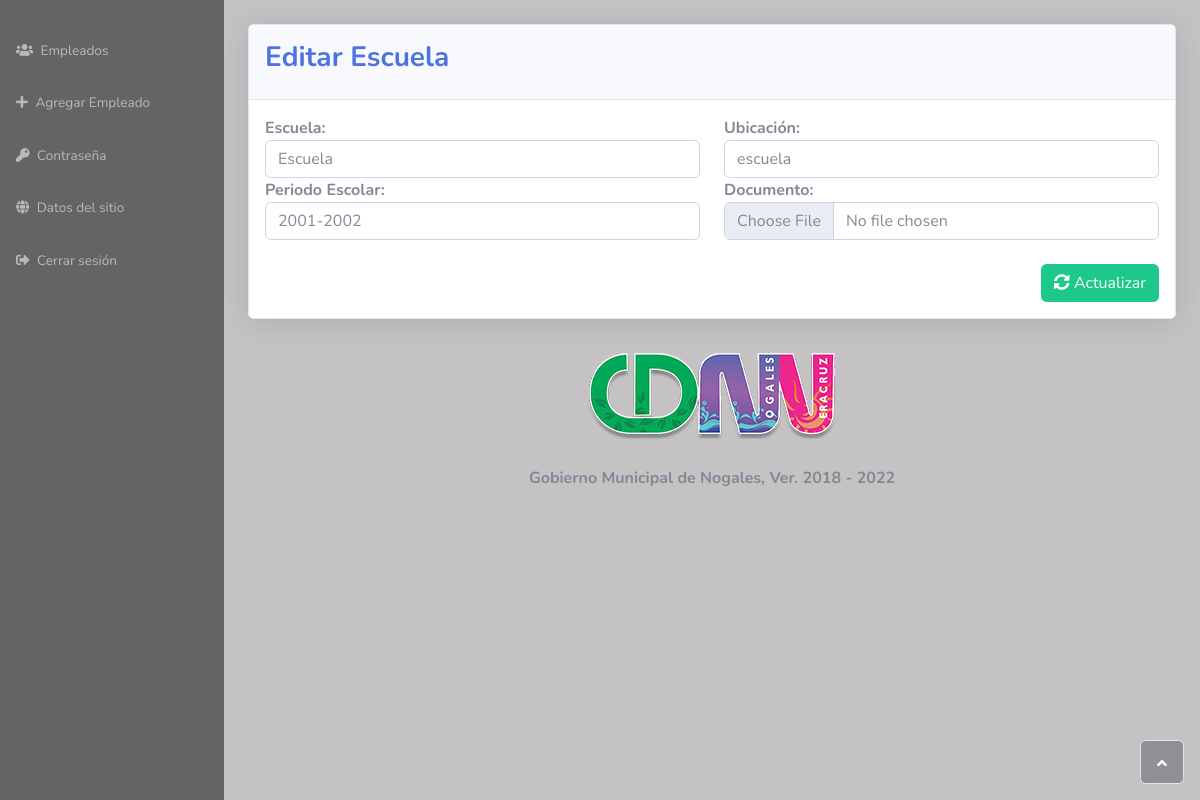
The app's page /recordUpdate.php?r_id=24 (signed in) with its own data.
### tables this page shows
CREATE TABLE IF NOT EXISTS `record` (
  `r_id` int(11) NOT NULL AUTO_INCREMENT,
  `r_user` int(11) NOT NULL,
  `r_esc` varchar(100) NOT NULL,
  `r_ubi` varchar(100) NOT NULL,
  `r_per` varchar(50) NOT NULL,
  `r_doc` varchar(100) NOT NULL,
  PRIMARY KEY (`r_id`)
);

CREATE TABLE IF NOT EXISTS `enterprise` (
  `id` int(11) NOT NULL AUTO_INCREMENT,
  `name` varchar(255) NOT NULL,
  `image` varchar(255) NOT NULL,
  PRIMARY KEY (`id`)
);

### include/record.php (called while the page is built, shortened)
<?php
class record
{
    private $conn;
    private $table_name = "record";
    public function __construct($db)
    {
        $this->conn = $db;
    }
    function recordGet()
    {
        $query = "SELECT * FROM " . $this->table_name . " WHERE r_id = :r_id ";
        $stmt = $this->conn->prepare($query);
        $stmt->bindParam(':r_id', $this->r_id, PDO::PARAM_INT);
        $stmt->execute();
        return $stmt;
    }
}

### include/enterprise.php (called while the page is built, shortened)
<?php
class enterprise
{
    private $conn;
    private $table_name = "enterprise";
    public function __construct($db)
    {
        $this->conn = $db;
    }
    function enterpriseGet()
    {
        $id = 1;
        $query = "SELECT * FROM " . $this->table_name . " WHERE id = :id ";
        $stmt = $this->conn->prepare($query);
        $stmt->bindParam(':id', $id, PDO::PARAM_INT);
        $stmt->execute();
        return $stmt;
    }
}

### recordUpdate.php (the view, shortened to what this page needs)
<?php
include 'header.php';
include 'include/record.php';
$rec       = new record($conexion);
$rec->r_id = $_GET['r_id'];
$record    = $rec->recordGet();
$row = $record->fetch(PDO::FETCH_ASSOC);
?>
<body>
    <div id="wrapper" class="bgris">
        <?php
        include 'nav.php';
        ?>
        <div class="d-flex flex-column" id="content-wrapper">
            <div id="page-top">
                <br>
                <div class="container-fluid">
                    <div class="card shadow">
                        <div class="card-header py-3">
                            <h3 class="fw-bold text-primary">Editar Escuela</h3>
                        </div>
                        <div class="card-body">
                            <form method="POST" class="form-border bg-white user" id="actualizar" enctype="multipart/form-data">
                                <div class="row">
                                    <div class="col-md-6">
                                        <label><strong>Escuela:</strong></label>
                                        <input type="text" name="esc" class="form-control" value="<?php echo "{$row["r_esc"]}" ?>">
                                    </div>
                                    <div class="col-md-6">
                                        <label><strong>Ubicación:</strong></label>
                                        <input type="text" name="ubi" class="form-control" value="<?php echo "{$row["r_ubi"]}" ?>">
                                    </div>
                                    <div class="col-md-6">
                                        <label><strong>Periodo Escolar:</strong></label>
                                        <input type="text" name="per" class="form-control" value="<?php echo "{$row["r_per"]}" ?>">
                                    </div>
                                    <div class="col-md-6">
                                        <label><strong>Documento:</strong></label>
                                        <input type="file" name="doc" class="form-control">
                                    </div>
                                </div>
                                <br>
                                <button type="submit" class="btn btn-success float-end text-white"><i class="fas fa-sync-alt"></i> Actualizar</button>
                        </div>
                    </div>
                    <?php include 'footer.php'; ?>
                </div>
            </div>
        </div>
    </div>
</body>

### footer.php
<div class="row">
    <div class="col-md-12">
        <footer class="sticky-footer">
            <div class="container my-auto">
                <div class="text-center my-auto copyright">
                    <img src="<?php echo "{$rowEnterprise["image"]}"; ?>" class="img-site">
                    <h6><?php echo "{$rowEnterprise["name"]}" ?></h6>
                </div>
                <a class="border rounded d-inline scroll-to-top" href="#page-top"><i class="fas fa-angle-up"></i></a>
            </div>
        </footer>
    </div>
</div>

### css/style.css (style rules this page uses)
:root { --Gris: rgb(100, 100, 100); --Primary: rgb(4, 35, 172); --Succes: #009341; --Danger: #e61e22; --Warning: #ffbe18; --bgGris: #c4c2c2; --Gold: #D4AF37; }
.img-site { max-width: 250px; max-height: 100px; display:block; margin:auto; margin-bottom: 30px; }
a { text-decoration: none; color: var(--Gris); }
body { background-color: var(--bgGris); }
h6 { font-weight: bold; }

### records on screen
record: esc "Escuela", ubi "escuela", per "2001-2002"
enterprise: image (picture), name "Gobierno Municipal de Nogales, Ver. 2018 - 2022"
